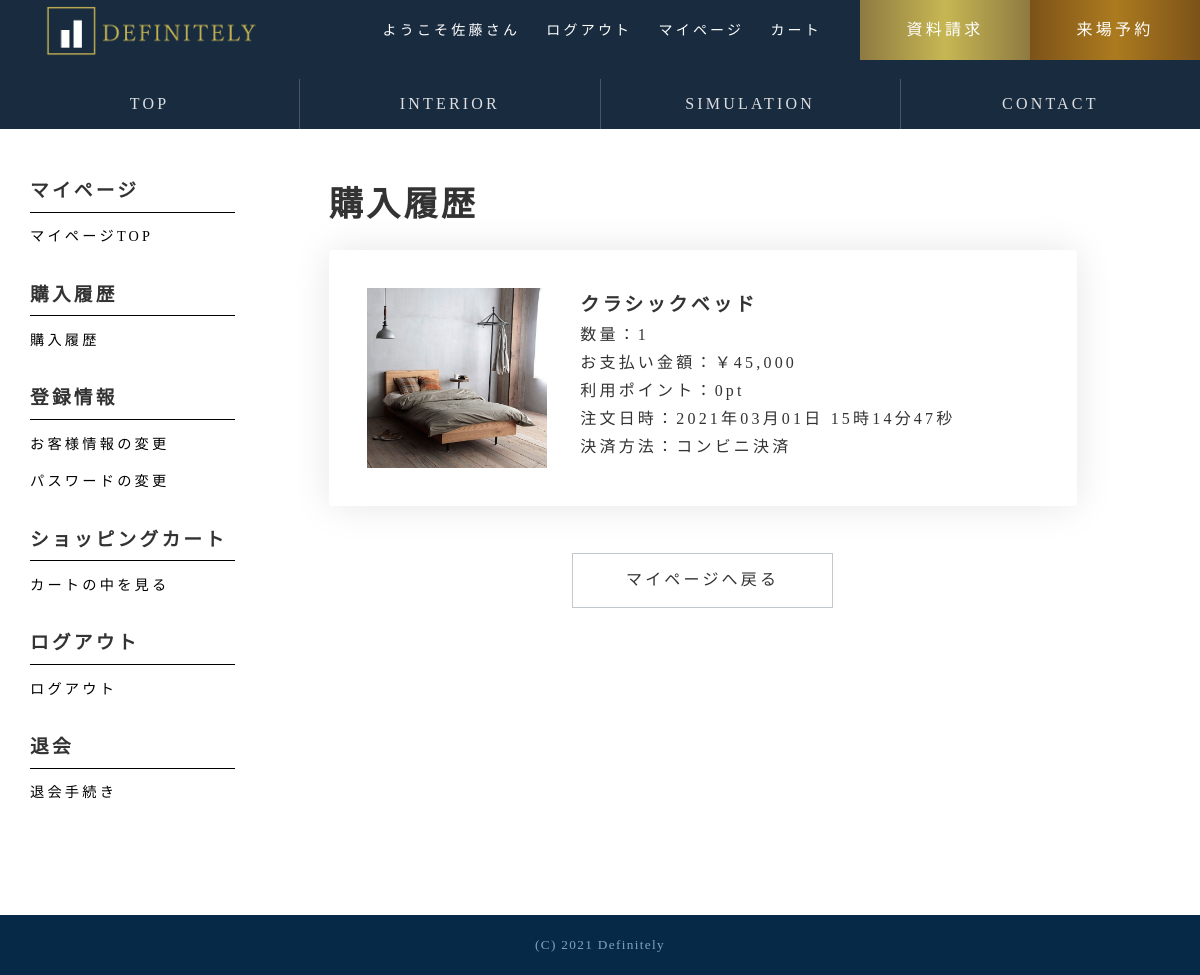
/view/mycust_bought.php (signed in), run on the app's committed database.
### tables this page shows
CREATE TABLE IF NOT EXISTS `deal` (
  `id` int(11) NOT NULL AUTO_INCREMENT,
  `product_id` int(11) NOT NULL,
  `bought_count` int(11) NOT NULL,
  `by_price` int(11) NOT NULL,
  PRIMARY KEY (`id`,`product_id`),
  KEY `product_id` (`product_id`)
);

CREATE TABLE IF NOT EXISTS `item_img` (
  `item_img_id` int(11) NOT NULL,
  `product_id` int(11) NOT NULL,
  `product_img` varchar(255) DEFAULT NULL,
  PRIMARY KEY (`item_img_id`),
  KEY `product_id` (`product_id`)
);

CREATE TABLE IF NOT EXISTS `items` (
  `product_id` int(11) NOT NULL AUTO_INCREMENT,
  `product_name` varchar(255) NOT NULL,
  `Price` int(11) DEFAULT NULL,
  `count` int(11) NOT NULL,
  `search_name` varchar(255) NOT NULL,
  `sy_height` int(11) DEFAULT NULL,
  `sy_width` int(11) DEFAULT NULL,
  `sy_images` varchar(255) DEFAULT NULL,
  PRIMARY KEY (`product_id`)
);

CREATE TABLE IF NOT EXISTS `bought` (
  `id` int(11) NOT NULL AUTO_INCREMENT,
  `User_id` int(11) NOT NULL,
  `created_ad` datetime NOT NULL,
  `total_pr` int(11) NOT NULL,
  `avilable_point` int(11) DEFAULT NULL,
  `deal_buy` enum('クレジット利用','電子決済','コンビニ決済','代引き決済') NOT NULL,
  PRIMARY KEY (`id`),
  KEY `User_id` (`User_id`)
);

### Model/mycust_bought_model.php (called while the page is built)
<?php
$user = $_SESSION['User_id'];
  $dsn = 'mysql:host=localhost;dbname=hew2020_91467;charset=utf8mb4';
  $db_user = 'hew2020_91467';
  $db_password = '';
    try{
        $pdo = new PDO($dsn, $db_user, $db_password);
        $pdo->setAttribute(
            PDO::ATTR_ERRMODE,
            PDO::ERRMODE_EXCEPTION
        );
        $sql = "SELECT deal.id,bought.User_id,items.product_name,item_img.product_img,bought_count,bought.total_pr,bought.deal_buy,bought.created_ad,bought.avilable_point FROM deal JOIN bought ON bought.id = deal.id JOIN items ON items.product_id = deal.product_id JOIN item_img ON item_img.product_id = deal.product_id WHERE User_id = $user";
        $stmt = $pdo->query($sql);
        $history = $stmt->fetchAll(PDO::FETCH_ASSOC);
    }catch(PDOException $error){
        header('Location: /IT42-117/erro_pages/error1.php');
        exit;
    }

### view/mycust_bought.php (the view, shortened to what this page needs)
<?php
require_once('../Model/mycust_bought_model.php');
$login = 'login.php';
$logout = 'logout.php';
$simulation = 'path_sim.php';
?>
<!DOCTYPE html>
<html lang="ja">
<head>
  <link rel="stylesheet" href="../css/normalize.css">
  <link rel="stylesheet" href="../css/common.css">
  <link rel="stylesheet" href="../css/mypage.css">
</head>
<body>
  <div class="wrapper">
    <header class="header_top">
       <div class="header_upper">
         <a href="../index.php"><h1 class="header_logo"><img src="../images/logo.png" alt="ロゴ"></h1></a>
         <div class="top_flex2">
           <nav class="header_nav1">
             <ul>
               <li><a class="nav_link" href="#"><?php if (isset($_SESSION['mail_address'])) { echo "ようこそ".$_SESSION['name']."さん"; } else {echo"ようこそゲストさん";}?></a></li>
               <li>
               <?php
                 if( isset($_SESSION['mail_address'])){
                   echo '<a class = "nav_link" name="logout" href = "'.$logout.'">ログアウト</a>';
                     }else{
                     echo '<a class = "nav_link" href = "'.$login.'">ログイン</a>';
                 }
             ?></li>
               <?php
                       if(isset($_SESSION['mail_address'])){
                         echo '<li><a class = "nav_link" name="logout" href = "mypage.php">マイページ</a></li>';
                           }
             ?>
               <li><?php if(isset($_SESSION['mail_address'])){ echo "<a class='nav_link' href='cart.php'>カート</a>" ;}else{
                     echo "<a class='nav_link' href='path_ca.php'>カート</a>" ;}?></li>
             </ul>
           </nav>
           <nav class="header_nav2">
             <ul>
               <li><a class="nav_info" href="#">資料請求</a></li><li><a class="nav_reserve" href="#">来場予約</a></li>
             </ul>
           </nav>
         </div>
       </div>
       <div class="lower">
         <nav class="header_nav3">
           <ul>
             <li>
               <a class="nav_link" href="../index.php">
                 <span class="nomal">TOP</span>
               </a>
             </li><li>
               <a class="nav_link" href="../shop_category/interior.php">
                 <span class="nomal">INTERIOR</span>
               </a>
             </li><li>
             <?php if (isset($_SESSION['mail_address'])) { echo "<a class='nav_link' href='madori.php'>
                 <span class='nomal'>SIMULATION</span>
                 <span class='hover'>シミュレーション</span>"; }
                 else{ echo "<a class='nav_link' href='$simulation'>
                   <span class='nomal'>SIMULATION</span>
                   <span class='hover'>シミュレーション</span>"; }?>
             </li><li>
               <a class="nav_link" href="otoiawase.php">
                 <span class="nomal">CONTACT</span>
               </a>
             </li>
           </ul>
         </nav>
       </div>
     </header>
    <main class="main">
      <div class="main_left">
        <h3>マイページ</h3>
        <ul>
          <li>
            <a href="mypage.php">マイページTOP</a>
          </li>
        </ul>
        <h3>購入履歴</h3>
        <ul>
          <li>
            <a href="mycust_bought.php">購入履歴</a>
          </li>
        </ul>
        <h3>登録情報</h3>
        <ul>
          <li>
            <a href="mycust_info.php">お客様情報の変更</a>
          </li>
          <li>
            <a href="mycust_pass.php">パスワードの変更</a>
          </li>
        </ul>
        <h3>ショッピングカート</h3>
        <ul>
          <li>
            <a href="cart.php">カートの中を見る</a>
          </li>
        </ul>
        <h3>ログアウト</h3>
        <ul>
          <li>
            <a href="login_out_page.php">ログアウト</a>
          </li>
        </ul>
        <h3>退会</h3>
        <ul>
          <li>
            <a href="mycust_leave.php">退会手続き</a>
          </li>
        </ul>
      </div>
      <div class="main_right">
        <div class="bought_auto">
          <h2>購入履歴</h2>
          <div class="btflex">
              <?php foreach($history as $table){ ?>
              <div class="btwra">
                <?php $date= new DateTime($table['created_ad']);
                ?>
                <img src="../interior_img/all_img/<?php echo $table['product_img']; ?>" alt="履歴" width="180" height="180">
                <div class="bought_text">
                  <p><strong><?php echo $table['product_name']; ?></strong></p>
                  <p>数量：<?php echo $table['bought_count']; ?></p>
                  <p>お支払い金額：￥<?php echo number_format($table['total_pr']); ?></p>
                  <p>利用ポイント：<?php echo number_format($table['avilable_point']); ?>pt</p>
                  <p>注文日時：<?php echo $date->format('Y年m月d日 H時i分s秒'); ?></p>
                  <p>決済方法：<?php echo $table['deal_buy']; ?></p>
                </div>
              </div>
              <?php } ?>
          </div>
          <div class="passfinish_btn">
            <a href="mypage.php" class="arrow_btn backbtn">マイページへ戻る</a>
          </div>
        </div>
      </div>
    </main>
    <footer class="footer">
      <small>(C) 2021 Definitely</small>
    </footer>
  </div>
</body>
</html>

### css/common.css (style rules this page uses)
* { margin: 0; padding: 0; outline: 0; }
body { font-family: Cinzel, "Noto Serif JP", serif; font-size: 16px; color: #333; background-color: #FFF; line-height: 1.75; letter-spacing: .2em; }
.wrapper { position: relative; margin: 0 auto; min-height: 100vh; padding-bottom: 60px; box-sizing: border-box; }
p { margin-top: 0; }
.header_top { position: fixed; top: 0; left: 0; width: 100%; background-color: rgba(0,21,43,0.9); z-index: 10; }
.header_upper { position: relative; display: flex; justify-content: space-between; height: 60px; }
.header_logo { width: 30%; height: 60px; }
.header_logo img { padding: 5px 0 0 45px; width: 230px; }
.top_flex2 { display: flex; }
.header_nav1 { white-space: nowrap; text-align: left; line-height: 60px; }
.header_nav1 ul li { display: inline-block; margin-left: 1rem; font-size: 14px; }
.header_nav2 { display: flex; text-align: left; white-space: nowrap; margin-left: 2rem; }
.header_nav2 ul li { display: inline-block; text-align: center; font-size: 16px; transition:.3s; }
.header_nav2 ul li .nav_info { width: 170px; height: 60px; line-height: 60px; background:linear-gradient(to right, #8e7a42 0%,#c7b753 50%,#8e7a42 100%); }
.header_nav2 ul li .nav_reserve { width: 170px; height: 60px; line-height: 60px; background:linear-gradient(to right, #7c5219 0%,#ac7b1f 50%,#7c5219 100%); }
.nav_link, .nav_info, .nav_reserve { position: relative; display: inline-block; text-decoration: none; color: #fff; }
.header_nav3 ul { display: flex; margin-top: 1rem; }
.header_nav3 ul li { display: inline-block; width: calc(100%/4); height: 50px; line-height: 50px; text-align: center; font-size: 16px; transition:all .4s ease-out; }
.header_nav3 ul li +li { border-left: rgba(255,255,255,.2) 1px solid; }
.header_nav3 ul li a { display: block; color: rgba(255,255,255,.85); }
.footer { position: absolute; bottom: 0; width: 100%; height: 60px; text-align: center; background: #072948; }
.footer small { line-height: 60px; color: #81A3C2; letter-spacing: .1em; font-size: .7rem; }
@media (min-width: 48em) { :root { font-size: calc(1rem + ((1vw - 0.48rem) * 0.6944)); min-height: 0vw; } }

### css/mypage.css (style rules this page uses)
body { padding-top: 125px; }
.main { display: flex; margin: 50px auto 100px; width: 95%; }
.main_left { width: 18%; }
.main_right { width: 82%; }
.main_left h3 { padding-bottom: 4px; border-bottom: solid 1px #000; }
.main_left h3:not(:first-child) { margin-top: 1.5rem; }
.main_left li { margin-top: 0.5rem; list-style: none; }
.main_left li a { text-decoration: none; color: #000; font-size: 0.75rem; }
.arrow_btn { display: inline-block; position: relative; width: 100%; padding: 0.8em; margin: .5rem 0; box-sizing: border-box; text-align: center; text-decoration: none; color: #333; background: #fff; border:1px solid #c1c8ce; transition: transform ease .3s; }
.passfinish_btn { width: 35%; margin: auto; }
.bought_auto { margin: auto; width: 80%; }
.bought_auto h2 { font-size: 1.8rem; margin-bottom: 2%; }
.btflex { display: flex; flex-direction: column; }
.btwra { display: flex; margin-bottom: 5%; padding: 2rem; background-color: #FFFFFF; box-shadow: 0 0 2rem rgb(0 0 0 / 10%); border-radius: 3px; }
.btwra img { margin-right: 5%; }
.bought_text strong { font-size: 1rem; }

### data on the page
deal: item_img.product_img (picture), product.product_name "クラシックベッド", bought_count "1", id.total_pr "45,000", id.avilable_point "0", id.created_ad "2021年03月01日 15時14分47秒", id.deal_buy "コンビニ決済"

### other printed values
$_SESSION['name'] "佐藤"
